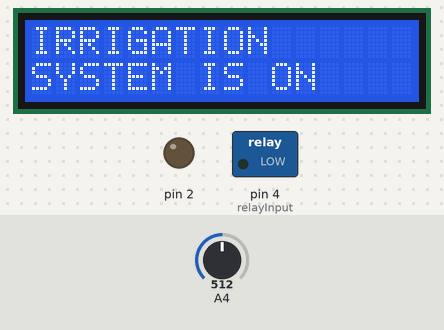
A sketch run on a simulated Arduino Mega 2560, built with avr-gcc and run on an emulated ATmega2560. Shown: 16×2 character LCD, switched loads named in the sketch (green lamp = pin HIGH), output pins drawn as LEDs (lit = HIGH). The inputs (shaded band) are chosen by the test bench; at power-on: A4 = 512. What the sketch prints to the serial monitor is not drawn.

Above: at 0.6 s.
At 1.9 s:
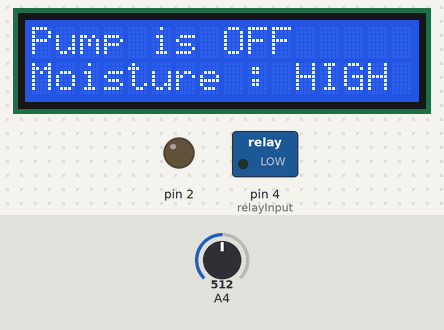

The sketch:

Smart_Irrigation_System.ino
```cpp
#include "LiquidCrystal_I2C.h"
#include <Wire.h>
LiquidCrystal_I2C lcd(0x27, 16, 2);
#define relayInput 4

int condition = 0 ;
void printText(String msg1 , String msg2) {
  lcd.clear();
  lcd.setCursor(0, 0);
  lcd.print(msg1);
  lcd.setCursor(0, 1);
  lcd.print(msg2);
  delay(100);
}
void setup() {
  Serial.begin(9600);
  lcd.begin();
  lcd.backlight();
  lcd.clear();
  pinMode(relayInput, OUTPUT);
  digitalWrite(relayInput, LOW);
  delay(500);
  printText("IRRIGATION", "SYSTEM IS ON ");
  delay(1000);
  pinMode(2, OUTPUT);
}

void loop() {
  int value = analogRead(36);
  Serial.println(value);
  if (value > 2000 && value < 4000 ) {
    Serial.print("Moisture : LOW ");
    Serial.println("Water Pump is ON ");
    digitalWrite(relayInput, HIGH);
    delay(100);
  }
  else {
    digitalWrite(relayInput, LOW);
    delay(100);
  }

  if (value < 1075) {
    Serial.print("Moisture : HIGH");
    Serial.print("Water Pump is OFF");
    if (condition != 1) {
      printText("Pump is OFF", "Moisture : HIGH");
      digitalWrite(2, LOW);
      condition = 1;
      delay(100);
    }
  } else if (value > 1075 && value < 2000) {
    Serial.print("Water Pump is OFF");
    Serial.print("Moisture : MID ");
    if (condition != 2 ) {
      printText("Pump is OFF", "Moisture : MID");
      digitalWrite(2, LOW);
      delay(100);
      condition = 2;
      delay(100);
    }
  } else if (value > 2000 && value < 4000 ) {
    Serial.print("Moisture : LOW ");
    Serial.println("Water Pump is ON ");
    //    digitalWrite(relayInput, LOW);
    if (condition != 3) {
      printText("Pump is ON", "Moisture :   LOW");
      digitalWrite(2, HIGH);
      condition = 3;
      delay(100);
    }
  }

  else if (value > 4000) {
    if (condition != 4) {
      lcd.clear();
      lcd.setCursor(0, 0);
      digitalWrite(2, LOW);
      printText("Sensor is in Air","");
      condition = 4;
      delay(100);
    }
  }
}
```

Measured:
- what the display in image 0 shows lasts 1.2 s, from 0.6 s to 1.8 s
